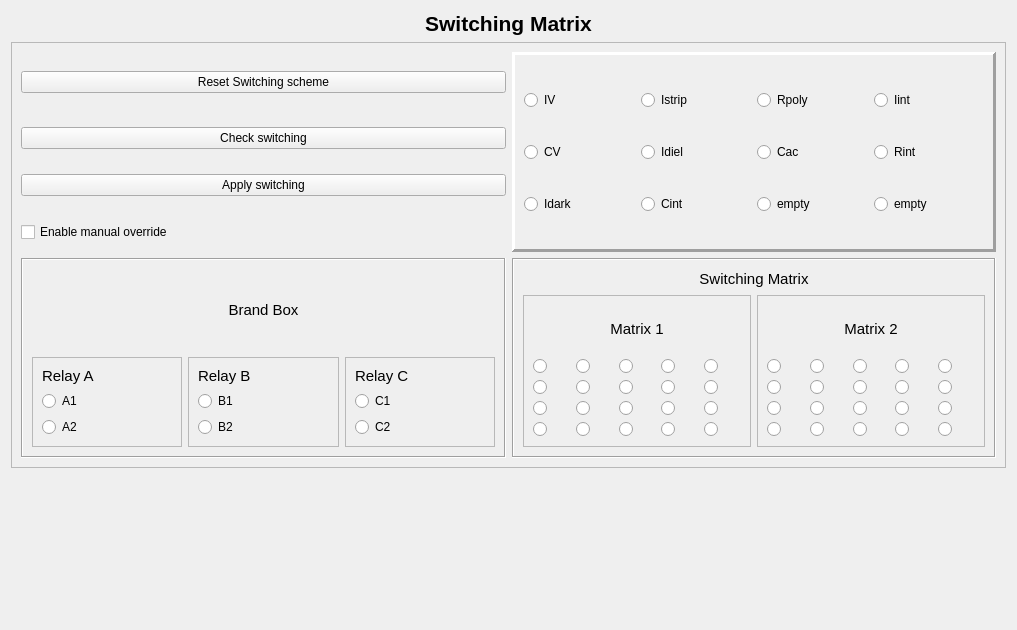
<?xml version="1.0" encoding="UTF-8"?>
<ui version="4.0">
 <class>switchin_matrix</class>
 <widget class="QWidget" name="switchin_matrix">
  <property name="geometry">
   <rect>
    <x>0</x>
    <y>0</y>
    <width>1017</width>
    <height>630</height>
   </rect>
  </property>
  <property name="windowTitle">
   <string>Form</string>
  </property>
  <layout class="QGridLayout" name="gridLayout_3">
   <item row="0" column="0">
    <widget class="QLabel" name="label">
     <property name="maximumSize">
      <size>
       <width>16777215</width>
       <height>300</height>
      </size>
     </property>
     <property name="font">
      <font>
       <pointsize>16</pointsize>
       <weight>75</weight>
       <bold>true</bold>
      </font>
     </property>
     <property name="autoFillBackground">
      <bool>false</bool>
     </property>
     <property name="text">
      <string>Switching Matrix</string>
     </property>
     <property name="alignment">
      <set>Qt::AlignCenter</set>
     </property>
    </widget>
   </item>
   <item row="3" column="0">
    <spacer name="verticalSpacer_2">
     <property name="orientation">
      <enum>Qt::Vertical</enum>
     </property>
     <property name="sizeHint" stdset="0">
      <size>
       <width>20</width>
       <height>40</height>
      </size>
     </property>
    </spacer>
   </item>
   <item row="2" column="0">
    <widget class="QFrame" name="frame_3">
     <property name="frameShape">
      <enum>QFrame::StyledPanel</enum>
     </property>
     <property name="frameShadow">
      <enum>QFrame::Raised</enum>
     </property>
     <layout class="QGridLayout" name="gridLayout_2">
      <item row="0" column="0">
       <widget class="QPushButton" name="reset_button">
        <property name="text">
         <string>Reset Switching scheme</string>
        </property>
       </widget>
      </item>
      <item row="3" column="0">
       <widget class="QCheckBox" name="Override">
        <property name="text">
         <string>Enable manual override</string>
        </property>
       </widget>
      </item>
      <item row="2" column="0">
       <widget class="QPushButton" name="apply_button">
        <property name="text">
         <string>Apply switching</string>
        </property>
       </widget>
      </item>
      <item row="1" column="0">
       <widget class="QPushButton" name="check_switching_Button">
        <property name="text">
         <string>Check switching</string>
        </property>
       </widget>
      </item>
      <item row="0" column="1" rowspan="4">
       <widget class="QFrame" name="frame_2">
        <property name="minimumSize">
         <size>
          <width>0</width>
          <height>200</height>
         </size>
        </property>
        <property name="autoFillBackground">
         <bool>true</bool>
        </property>
        <property name="frameShape">
         <enum>QFrame::Panel</enum>
        </property>
        <property name="frameShadow">
         <enum>QFrame::Raised</enum>
        </property>
        <property name="lineWidth">
         <number>3</number>
        </property>
        <property name="midLineWidth">
         <number>2</number>
        </property>
        <layout class="QGridLayout" name="gridLayout">
         <item row="0" column="0">
          <widget class="QRadioButton" name="IV_radio">
           <property name="text">
            <string>IV</string>
           </property>
          </widget>
         </item>
         <item row="1" column="0">
          <widget class="QRadioButton" name="CV_radio">
           <property name="text">
            <string>CV</string>
           </property>
          </widget>
         </item>
         <item row="1" column="1">
          <widget class="QRadioButton" name="Idiel_radio">
           <property name="text">
            <string>Idiel</string>
           </property>
          </widget>
         </item>
         <item row="1" column="2">
          <widget class="QRadioButton" name="Cac_radio">
           <property name="text">
            <string>Cac</string>
           </property>
          </widget>
         </item>
         <item row="0" column="2">
          <widget class="QRadioButton" name="Rpoly_radio">
           <property name="text">
            <string>Rpoly</string>
           </property>
          </widget>
         </item>
         <item row="0" column="1">
          <widget class="QRadioButton" name="Istrip_radio">
           <property name="text">
            <string>Istrip</string>
           </property>
          </widget>
         </item>
         <item row="0" column="3">
          <widget class="QRadioButton" name="Iint_radio">
           <property name="text">
            <string>Iint</string>
           </property>
          </widget>
         </item>
         <item row="1" column="3">
          <widget class="QRadioButton" name="Rint_radio">
           <property name="text">
            <string>Rint</string>
           </property>
          </widget>
         </item>
         <item row="2" column="0">
          <widget class="QRadioButton" name="Idark_radio">
           <property name="text">
            <string>Idark</string>
           </property>
          </widget>
         </item>
         <item row="2" column="1">
          <widget class="QRadioButton" name="Cint_radio">
           <property name="text">
            <string>Cint</string>
           </property>
          </widget>
         </item>
         <item row="2" column="2">
          <widget class="QRadioButton" name="radioButton_11">
           <property name="text">
            <string>empty</string>
           </property>
          </widget>
         </item>
         <item row="2" column="3">
          <widget class="QRadioButton" name="radioButton_12">
           <property name="text">
            <string>empty</string>
           </property>
          </widget>
         </item>
        </layout>
       </widget>
      </item>
      <item row="5" column="0">
       <widget class="QFrame" name="frame_4">
        <property name="enabled">
         <bool>true</bool>
        </property>
        <property name="autoFillBackground">
         <bool>true</bool>
        </property>
        <property name="frameShape">
         <enum>QFrame::Box</enum>
        </property>
        <property name="frameShadow">
         <enum>QFrame::Sunken</enum>
        </property>
        <layout class="QGridLayout" name="gridLayout_7">
         <item row="2" column="0">
          <widget class="QFrame" name="frame_5">
           <property name="frameShape">
            <enum>QFrame::StyledPanel</enum>
           </property>
           <property name="frameShadow">
            <enum>QFrame::Raised</enum>
           </property>
           <layout class="QGridLayout" name="gridLayout_4">
            <item row="3" column="1">
             <widget class="QRadioButton" name="A2">
              <property name="text">
               <string>A2</string>
              </property>
              <property name="checkable">
               <bool>true</bool>
              </property>
              <property name="autoExclusive">
               <bool>false</bool>
              </property>
             </widget>
            </item>
            <item row="2" column="1">
             <widget class="QRadioButton" name="A1">
              <property name="enabled">
               <bool>true</bool>
              </property>
              <property name="text">
               <string>A1</string>
              </property>
              <property name="checkable">
               <bool>false</bool>
              </property>
              <property name="autoExclusive">
               <bool>false</bool>
              </property>
             </widget>
            </item>
            <item row="0" column="1">
             <widget class="QLabel" name="label_3">
              <property name="font">
               <font>
                <pointsize>11</pointsize>
               </font>
              </property>
              <property name="text">
               <string>Relay A</string>
              </property>
             </widget>
            </item>
           </layout>
          </widget>
         </item>
         <item row="2" column="2">
          <widget class="QFrame" name="frame_7">
           <property name="frameShape">
            <enum>QFrame::StyledPanel</enum>
           </property>
           <property name="frameShadow">
            <enum>QFrame::Raised</enum>
           </property>
           <layout class="QGridLayout" name="gridLayout_6">
            <item row="1" column="1">
             <widget class="QRadioButton" name="C1">
              <property name="text">
               <string>C1</string>
              </property>
              <property name="autoExclusive">
               <bool>false</bool>
              </property>
             </widget>
            </item>
            <item row="3" column="1">
             <widget class="QRadioButton" name="C2">
              <property name="text">
               <string>C2</string>
              </property>
              <property name="autoExclusive">
               <bool>false</bool>
              </property>
             </widget>
            </item>
            <item row="0" column="1">
             <widget class="QLabel" name="label_5">
              <property name="font">
               <font>
                <pointsize>11</pointsize>
               </font>
              </property>
              <property name="styleSheet">
               <string notr="true"/>
              </property>
              <property name="text">
               <string>Relay C</string>
              </property>
             </widget>
            </item>
           </layout>
          </widget>
         </item>
         <item row="1" column="0" colspan="3">
          <widget class="QLabel" name="label_2">
           <property name="font">
            <font>
             <pointsize>11</pointsize>
            </font>
           </property>
           <property name="styleSheet">
            <string notr="true"/>
           </property>
           <property name="text">
            <string>Brand Box</string>
           </property>
           <property name="alignment">
            <set>Qt::AlignCenter</set>
           </property>
          </widget>
         </item>
         <item row="2" column="1">
          <widget class="QFrame" name="frame_6">
           <property name="frameShape">
            <enum>QFrame::StyledPanel</enum>
           </property>
           <property name="frameShadow">
            <enum>QFrame::Raised</enum>
           </property>
           <layout class="QGridLayout" name="gridLayout_5">
            <item row="3" column="1">
             <widget class="QRadioButton" name="B2">
              <property name="text">
               <string>B2</string>
              </property>
              <property name="autoExclusive">
               <bool>false</bool>
              </property>
             </widget>
            </item>
            <item row="1" column="1">
             <widget class="QRadioButton" name="B1">
              <property name="text">
               <string>B1</string>
              </property>
              <property name="autoExclusive">
               <bool>false</bool>
              </property>
             </widget>
            </item>
            <item row="0" column="1">
             <widget class="QLabel" name="label_4">
              <property name="font">
               <font>
                <pointsize>11</pointsize>
               </font>
              </property>
              <property name="text">
               <string>Relay B</string>
              </property>
             </widget>
            </item>
           </layout>
          </widget>
         </item>
        </layout>
       </widget>
      </item>
      <item row="5" column="1">
       <widget class="QFrame" name="frame_8">
        <property name="minimumSize">
         <size>
          <width>0</width>
          <height>200</height>
         </size>
        </property>
        <property name="autoFillBackground">
         <bool>true</bool>
        </property>
        <property name="frameShape">
         <enum>QFrame::Box</enum>
        </property>
        <property name="frameShadow">
         <enum>QFrame::Sunken</enum>
        </property>
        <layout class="QGridLayout" name="gridLayout_8">
         <item row="0" column="0" colspan="2">
          <widget class="QLabel" name="label_9">
           <property name="maximumSize">
            <size>
             <width>16777215</width>
             <height>20</height>
            </size>
           </property>
           <property name="font">
            <font>
             <pointsize>11</pointsize>
            </font>
           </property>
           <property name="text">
            <string>Switching Matrix</string>
           </property>
           <property name="alignment">
            <set>Qt::AlignCenter</set>
           </property>
          </widget>
         </item>
         <item row="1" column="0">
          <widget class="QFrame" name="frame_10">
           <property name="frameShape">
            <enum>QFrame::StyledPanel</enum>
           </property>
           <property name="frameShadow">
            <enum>QFrame::Raised</enum>
           </property>
           <layout class="QGridLayout" name="gridLayout_9">
            <item row="1" column="0">
             <widget class="QRadioButton" name="m111">
              <property name="text">
               <string/>
              </property>
              <property name="autoExclusive">
               <bool>false</bool>
              </property>
             </widget>
            </item>
            <item row="1" column="1">
             <widget class="QRadioButton" name="m112">
              <property name="text">
               <string/>
              </property>
              <property name="autoExclusive">
               <bool>false</bool>
              </property>
             </widget>
            </item>
            <item row="1" column="2">
             <widget class="QRadioButton" name="m113">
              <property name="text">
               <string/>
              </property>
              <property name="autoExclusive">
               <bool>false</bool>
              </property>
             </widget>
            </item>
            <item row="1" column="3">
             <widget class="QRadioButton" name="m114">
              <property name="text">
               <string/>
              </property>
              <property name="autoExclusive">
               <bool>false</bool>
              </property>
             </widget>
            </item>
            <item row="1" column="4">
             <widget class="QRadioButton" name="m115">
              <property name="text">
               <string/>
              </property>
              <property name="autoExclusive">
               <bool>false</bool>
              </property>
             </widget>
            </item>
            <item row="2" column="0">
             <widget class="QRadioButton" name="m121">
              <property name="text">
               <string/>
              </property>
              <property name="autoExclusive">
               <bool>false</bool>
              </property>
             </widget>
            </item>
            <item row="2" column="1">
             <widget class="QRadioButton" name="m122">
              <property name="text">
               <string/>
              </property>
              <property name="autoExclusive">
               <bool>false</bool>
              </property>
             </widget>
            </item>
            <item row="2" column="2">
             <widget class="QRadioButton" name="m123">
              <property name="text">
               <string/>
              </property>
              <property name="autoExclusive">
               <bool>false</bool>
              </property>
             </widget>
            </item>
            <item row="2" column="3">
             <widget class="QRadioButton" name="m124">
              <property name="text">
               <string/>
              </property>
              <property name="autoExclusive">
               <bool>false</bool>
              </property>
             </widget>
            </item>
            <item row="2" column="4">
             <widget class="QRadioButton" name="m125">
              <property name="text">
               <string/>
              </property>
              <property name="autoExclusive">
               <bool>false</bool>
              </property>
             </widget>
            </item>
            <item row="3" column="0">
             <widget class="QRadioButton" name="m131">
              <property name="text">
               <string/>
              </property>
              <property name="autoExclusive">
               <bool>false</bool>
              </property>
             </widget>
            </item>
            <item row="3" column="1">
             <widget class="QRadioButton" name="m132">
              <property name="text">
               <string/>
              </property>
              <property name="autoExclusive">
               <bool>false</bool>
              </property>
             </widget>
            </item>
            <item row="3" column="2">
             <widget class="QRadioButton" name="m133">
              <property name="text">
               <string/>
              </property>
              <property name="autoExclusive">
               <bool>false</bool>
              </property>
             </widget>
            </item>
            <item row="3" column="3">
             <widget class="QRadioButton" name="m134">
              <property name="text">
               <string/>
              </property>
              <property name="autoExclusive">
               <bool>false</bool>
              </property>
             </widget>
            </item>
            <item row="3" column="4">
             <widget class="QRadioButton" name="m135">
              <property name="text">
               <string/>
              </property>
              <property name="autoExclusive">
               <bool>false</bool>
              </property>
             </widget>
            </item>
            <item row="4" column="0">
             <widget class="QRadioButton" name="m141">
              <property name="text">
               <string/>
              </property>
              <property name="autoExclusive">
               <bool>false</bool>
              </property>
             </widget>
            </item>
            <item row="4" column="1">
             <widget class="QRadioButton" name="m142">
              <property name="text">
               <string/>
              </property>
              <property name="autoExclusive">
               <bool>false</bool>
              </property>
             </widget>
            </item>
            <item row="4" column="2">
             <widget class="QRadioButton" name="m143">
              <property name="text">
               <string/>
              </property>
              <property name="autoExclusive">
               <bool>false</bool>
              </property>
             </widget>
            </item>
            <item row="4" column="3">
             <widget class="QRadioButton" name="m144">
              <property name="text">
               <string/>
              </property>
              <property name="autoExclusive">
               <bool>false</bool>
              </property>
             </widget>
            </item>
            <item row="4" column="4">
             <widget class="QRadioButton" name="m145">
              <property name="text">
               <string/>
              </property>
              <property name="autoExclusive">
               <bool>false</bool>
              </property>
             </widget>
            </item>
            <item row="0" column="0" colspan="5">
             <widget class="QLabel" name="label_6">
              <property name="font">
               <font>
                <pointsize>11</pointsize>
               </font>
              </property>
              <property name="text">
               <string>Matrix 1</string>
              </property>
              <property name="alignment">
               <set>Qt::AlignCenter</set>
              </property>
             </widget>
            </item>
           </layout>
          </widget>
         </item>
         <item row="1" column="1">
          <widget class="QFrame" name="frame_11">
           <property name="frameShape">
            <enum>QFrame::StyledPanel</enum>
           </property>
           <property name="frameShadow">
            <enum>QFrame::Raised</enum>
           </property>
           <layout class="QGridLayout" name="gridLayout_10">
            <item row="1" column="0">
             <widget class="QRadioButton" name="m211">
              <property name="text">
               <string/>
              </property>
              <property name="autoExclusive">
               <bool>false</bool>
              </property>
             </widget>
            </item>
            <item row="1" column="1">
             <widget class="QRadioButton" name="m212">
              <property name="text">
               <string/>
              </property>
              <property name="autoExclusive">
               <bool>false</bool>
              </property>
             </widget>
            </item>
            <item row="1" column="2">
             <widget class="QRadioButton" name="m213">
              <property name="text">
               <string/>
              </property>
              <property name="autoExclusive">
               <bool>false</bool>
              </property>
             </widget>
            </item>
            <item row="1" column="3">
             <widget class="QRadioButton" name="m214">
              <property name="text">
               <string/>
              </property>
              <property name="autoExclusive">
               <bool>false</bool>
              </property>
             </widget>
            </item>
            <item row="1" column="4">
             <widget class="QRadioButton" name="m215">
              <property name="text">
               <string/>
              </property>
              <property name="autoExclusive">
               <bool>false</bool>
              </property>
             </widget>
            </item>
            <item row="2" column="0">
             <widget class="QRadioButton" name="m221">
              <property name="text">
               <string/>
              </property>
              <property name="autoExclusive">
               <bool>false</bool>
              </property>
             </widget>
            </item>
            <item row="2" column="1">
             <widget class="QRadioButton" name="m222">
              <property name="text">
               <string/>
              </property>
              <property name="autoExclusive">
               <bool>false</bool>
              </property>
             </widget>
            </item>
            <item row="2" column="2">
             <widget class="QRadioButton" name="m223">
              <property name="text">
               <string/>
              </property>
              <property name="autoExclusive">
               <bool>false</bool>
              </property>
             </widget>
            </item>
            <item row="2" column="3">
             <widget class="QRadioButton" name="m224">
              <property name="text">
               <string/>
              </property>
              <property name="autoExclusive">
               <bool>false</bool>
              </property>
             </widget>
            </item>
            <item row="2" column="4">
             <widget class="QRadioButton" name="m225">
              <property name="text">
               <string/>
              </property>
              <property name="autoExclusive">
               <bool>false</bool>
              </property>
             </widget>
            </item>
            <item row="3" column="0">
             <widget class="QRadioButton" name="m231">
              <property name="text">
               <string/>
              </property>
              <property name="autoExclusive">
               <bool>false</bool>
              </property>
             </widget>
            </item>
            <item row="3" column="1">
             <widget class="QRadioButton" name="m232">
              <property name="text">
               <string/>
              </property>
              <property name="autoExclusive">
               <bool>false</bool>
              </property>
             </widget>
            </item>
            <item row="3" column="2">
             <widget class="QRadioButton" name="m233">
              <property name="text">
               <string/>
              </property>
              <property name="autoExclusive">
               <bool>false</bool>
              </property>
             </widget>
            </item>
            <item row="3" column="3">
             <widget class="QRadioButton" name="m234">
              <property name="text">
               <string/>
              </property>
              <property name="autoExclusive">
               <bool>false</bool>
              </property>
             </widget>
            </item>
            <item row="3" column="4">
             <widget class="QRadioButton" name="m235">
              <property name="text">
               <string/>
              </property>
              <property name="autoExclusive">
               <bool>false</bool>
              </property>
             </widget>
            </item>
            <item row="4" column="0">
             <widget class="QRadioButton" name="m241">
              <property name="text">
               <string/>
              </property>
              <property name="autoExclusive">
               <bool>false</bool>
              </property>
             </widget>
            </item>
            <item row="4" column="1">
             <widget class="QRadioButton" name="m242">
              <property name="text">
               <string/>
              </property>
              <property name="autoExclusive">
               <bool>false</bool>
              </property>
             </widget>
            </item>
            <item row="4" column="2">
             <widget class="QRadioButton" name="m243">
              <property name="text">
               <string/>
              </property>
              <property name="autoExclusive">
               <bool>false</bool>
              </property>
             </widget>
            </item>
            <item row="4" column="3">
             <widget class="QRadioButton" name="m244">
              <property name="text">
               <string/>
              </property>
              <property name="autoExclusive">
               <bool>false</bool>
              </property>
             </widget>
            </item>
            <item row="4" column="4">
             <widget class="QRadioButton" name="m245">
              <property name="text">
               <string/>
              </property>
              <property name="autoExclusive">
               <bool>false</bool>
              </property>
             </widget>
            </item>
            <item row="0" column="0" colspan="5">
             <widget class="QLabel" name="label_7">
              <property name="font">
               <font>
                <pointsize>11</pointsize>
               </font>
              </property>
              <property name="text">
               <string>Matrix 2</string>
              </property>
              <property name="alignment">
               <set>Qt::AlignCenter</set>
              </property>
             </widget>
            </item>
           </layout>
          </widget>
         </item>
        </layout>
       </widget>
      </item>
     </layout>
     <zorder>apply_button</zorder>
     <zorder>frame_2</zorder>
     <zorder>reset_button</zorder>
     <zorder>Override</zorder>
     <zorder>check_switching_Button</zorder>
     <zorder>frame_4</zorder>
     <zorder>frame_8</zorder>
    </widget>
   </item>
  </layout>
 </widget>
 <resources/>
 <connections/>
</ui>
